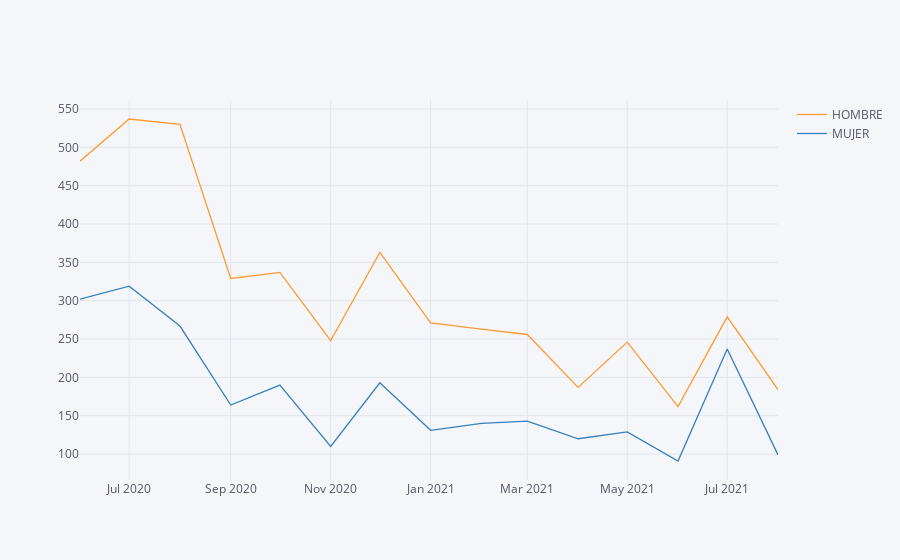

Write notebook code for a chart like this one.
### Markdown cell above
## Sexo

### Code cell
df.groupby([df['FECHA_NPS'].dt.to_period('M'),'SEXO'])['EMP'].count().unstack().iplot()

### Figure 1 — Plotly figure (JSON) as saved in the notebook; plotly's stock layout.template omitted (floating-point values rounded to 4 significant figures)
{"data": [{"line": {"color": "rgba(255, 153, 51, 1.0)", "dash": "solid", "shape": "linear", "width": 1.3}, "mode": "lines", "name": "HOMBRE", "text": "", "type": "scatter", "x": ["2020-06", "2020-07", "2020-08", "2020-09", "2020-10", "2020-11", "2020-12", "2021-01", "2021-02", "2021-03", "2021-04", "2021-05", "2021-06", "2021-07", "2021-08"], "y": [482, 537, 530, 329, 337, 248, 363, 271, 263, 256, 187, 246, 162, 279, 184]}, {"line": {"color": "rgba(55, 128, 191, 1.0)", "dash": "solid", "shape": "linear", "width": 1.3}, "mode": "lines", "name": "MUJER", "text": "", "type": "scatter", "x": ["2020-06", "2020-07", "2020-08", "2020-09", "2020-10", "2020-11", "2020-12", "2021-01", "2021-02", "2021-03", "2021-04", "2021-05", "2021-06", "2021-07", "2021-08"], "y": [302, 319, 267, 164, 190, 110, 193, 131, 140, 143, 120, 129, 91, 237, 99]}], "layout": {"legend": {"bgcolor": "#F5F6F9", "font": {"color": "#4D5663"}}, "paper_bgcolor": "#F5F6F9", "plot_bgcolor": "#F5F6F9", "title": {"font": {"color": "#4D5663"}}, "xaxis": {"gridcolor": "#E1E5ED", "showgrid": true, "tickfont": {"color": "#4D5663"}, "title": {"font": {"color": "#4D5663"}, "text": ""}, "zerolinecolor": "#E1E5ED"}, "yaxis": {"gridcolor": "#E1E5ED", "showgrid": true, "tickfont": {"color": "#4D5663"}, "title": {"font": {"color": "#4D5663"}, "text": ""}, "zerolinecolor": "#E1E5ED"}}}
